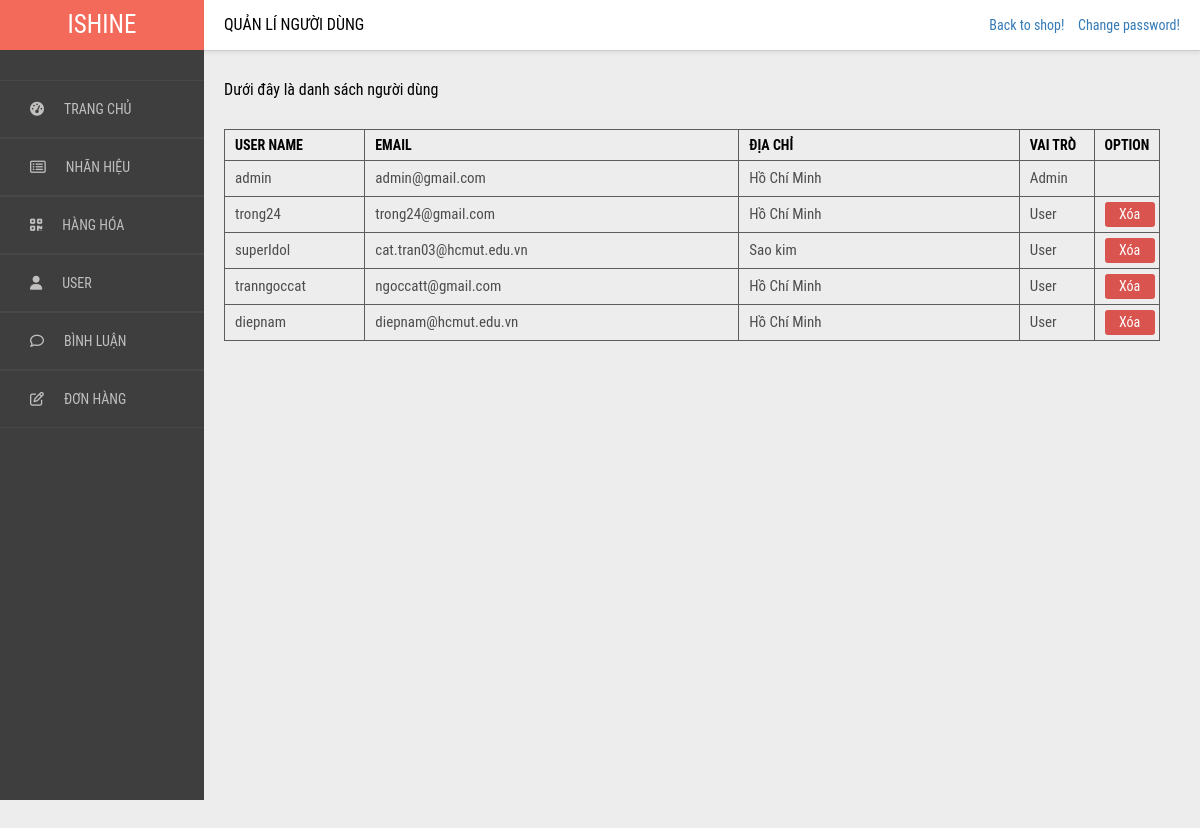
/admin/user/user.php (signed in), run on an earlier commit of the app's database.
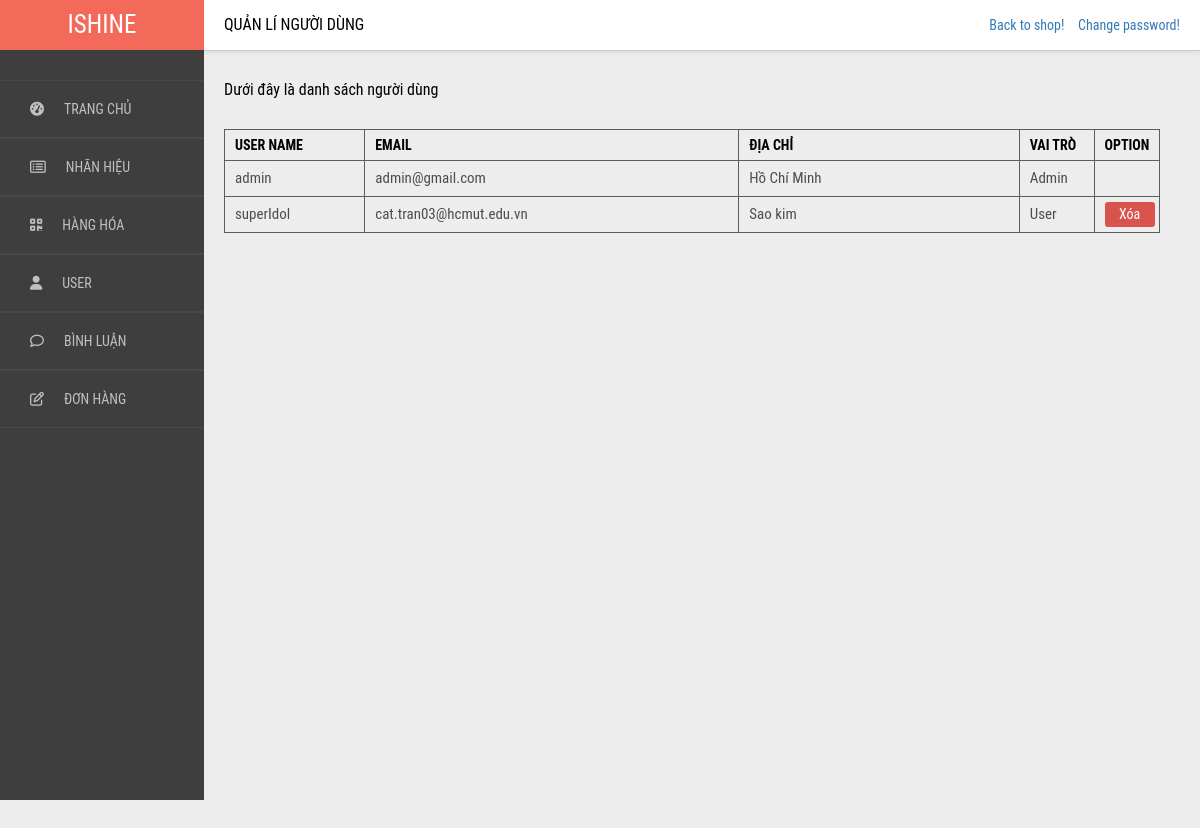
And on a later commit of the database.
### tables this page shows
CREATE TABLE `users` (
  `userID` int(11) NOT NULL,
  `username` char(128) NOT NULL,
  `email` char(128) NOT NULL,
  `mat_khau` char(128) NOT NULL,
  `dia_chi` varchar(1000) NOT NULL,
  `vai_tro` int(1) NOT NULL,
  `reset_code` int(11) DEFAULT NULL
);

### admin/user/user.php (the view, shortened to what this page needs)
<?php
    $sql=mysqli_connect("localhost","root","","data_ishine");
    $selectData = "SELECT * FROM users";
    $row=$sql->query($selectData);
    $arr =array();
    while($res=$row->fetch_assoc()){
        array_push($arr,$res);
    }
    function getRoleText($role){
        if($role==0) return "User";
        else return "Admin";
    }
    function hiddenOrNot($role){
        if($role==1) return "hidden";
        else return "";
    }
?>
<!DOCTYPE html>
<html lang="en">
<head>
    <link rel="stylesheet" href="style.css">
</head>
<body>
    <div class="wrap">
        <div class="left-side-menu">
            <div class="logo">
                <p>ISHINE</p>
            </div>
            <ul class="menu-list">
                <a href="../trang_chu/trang_chu.php">
                    <li>
                        <i class="fa fa-dashboard"></i>TRANG CHỦ
                    </li>
                </a>
                <a href="../brand/brand.php">
                    <li>
                        <i class="fa fa-list-alt" aria-hidden="true"></i>NHÃN HIỆU
                    </li>
                </a>
                <a href="../hang_hoa/hang_hoa.php">
                    <li>
                        <i class="fa fa-qrcode"></i>HÀNG HÓA
                    </li>
                </a>
                <a href="../user/user.php">
                    <li>
                        <i class="fa fa-user"></i>USER
                    </li>
                </a>
                <a href="../binh_luan/binh_luan.php">
                    <li>
                        <i class="fa fa-comment-o" aria-hidden="true"></i>BÌNH LUẬN
                    </li>
                </a>
                <a href="../don_hang/don_hang.php">
                    <li>
                        <i class="fa fa-edit"></i>ĐƠN HÀNG
                    </li>
                </a>
            </ul>
        </div>
        <div class="right-side-content">
            <div class="header">
                <div class="title">
                    <p>QUẢN LÍ NGƯỜI DÙNG</p>
                </div>
                <div>
                    <a href="../../index.php">Back to shop!</a>
                    <a href="../../user/doi_mat_khau.php" style=" margin-left:10px">Change password!</a>
                </div>
            </div>
            <div class="content">
                <p style="margin-bottom: 30px;">Dưới đây là danh sách người dùng</p>
                <div>
                    <table>
                        <tr>
                            <th style="width: 15%;">USER NAME</th>
                            <th>EMAIL</th>
                            <th style="width: 30%;">ĐỊA CHỈ</th>
                            <th style="width: 8%;">VAI TRÒ</th>
                            <th style="width: 7%;">OPTION</th>
                        </tr>
                        <?php
                            foreach($arr as $i=>$user){
                                $username=$user['username'];
                                $email=$user['email'];
                                $address=$user['dia_chi'];
                                $role=getRoleText($user['vai_tro']);
                                $hidden=hiddenOrNot($user['vai_tro']);
                                echo "<tr>
                                        <td>$username</td>
                                        <td>$email</td>
                                        <td>$address</td>
                                        <td>$role</td>
                                        <td $hidden>
                                            <a href=\"delete.php?user=$username\" class=\"xoa\">Xóa</a>
                                      </td>";
                            }
                        ?>
                    </table>
                </div>
            </div>
        </div>
</body>
</html>

What changed in the data, as far as the page shows it:
removed users: username "trong24", email "trong24@gmail.com", dia_chi "Hồ Chí Minh", role "User"
removed users: username "tranngoccat", email "ngoccatt@gmail.com", dia_chi "Hồ Chí Minh", role "User"
removed users: username "diepnam", email "diepnam@hcmut.edu.vn", dia_chi "Hồ Chí Minh", role "User"
